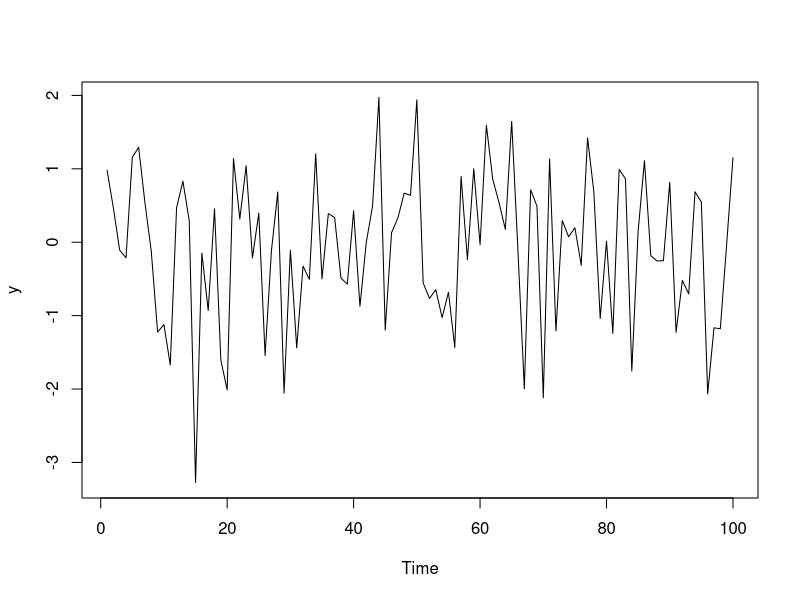
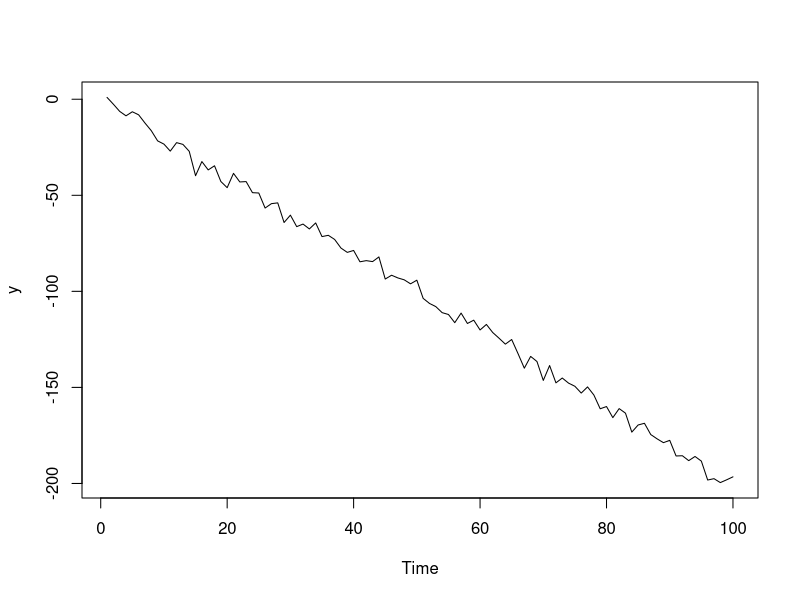
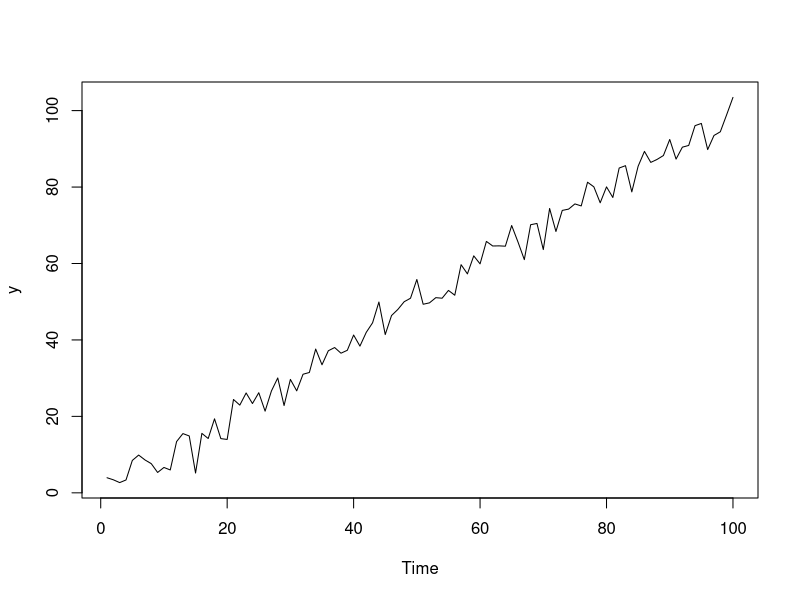
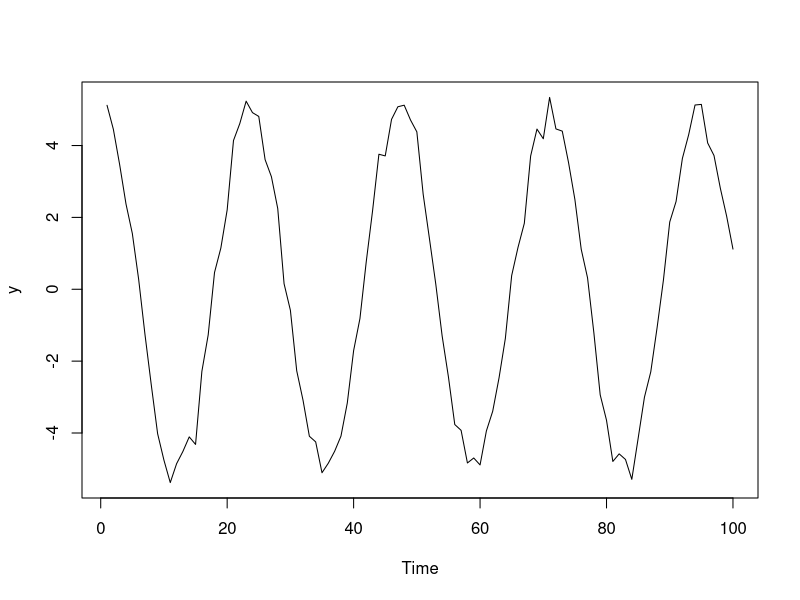
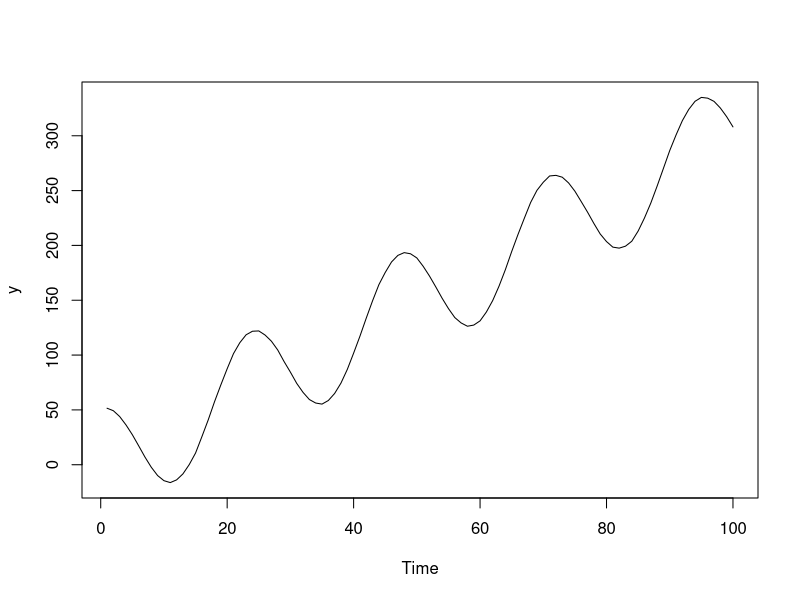
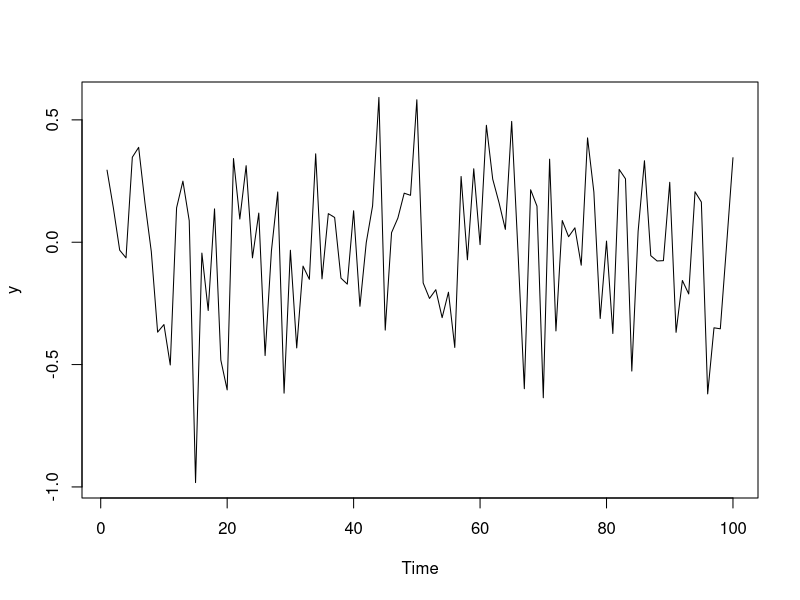

Generate these figures, in order, with R:
## ---- chunk 1
knitr::opts_chunk$set(echo = FALSE, message = FALSE, warning = FALSE)
## ---- chunk 2
set.seed(2024)
y = ts(rnorm(100))
plot(y)
## ---- chunk 3
set.seed(2024)
y = ts(-2*c(1:100) + rnorm(100, sd = 3))
plot(y)
## ---- chunk 4
set.seed(2024)
y = ts(c(1:100)+ rnorm(100, sd = 3))
plot(y)
## ---- chunk 5
set.seed(2024)
y = ts(5*cos(50*c(1:100))+ rnorm(100, sd = .3))
plot(y)
## ---- chunk 6
set.seed(2024)
y = ts(3*c(1:100)+ 50*cos(50*c(1:100))+ rnorm(100, sd = .3))
plot(y)
## ---- chunk 7
set.seed(2024)
y = ts(rnorm(100, sd = .3))
plot(y)
